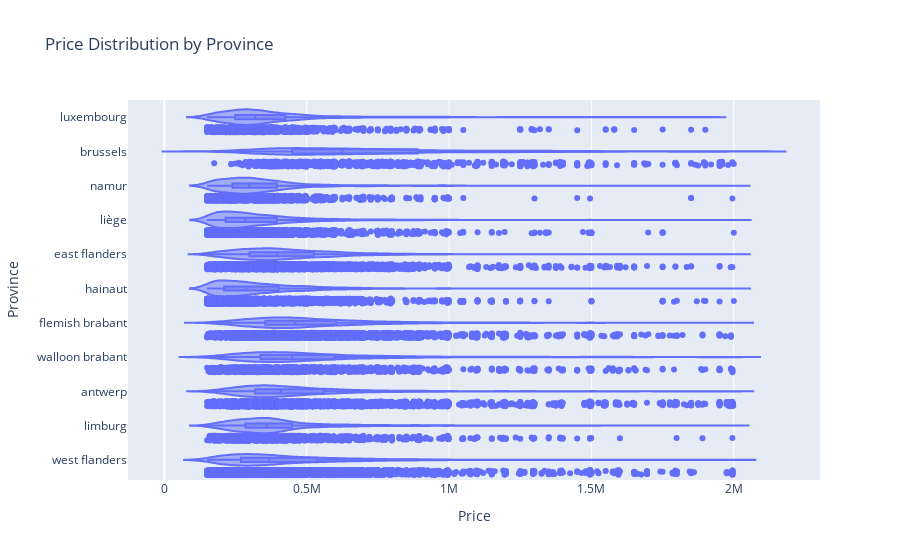

The cell this chart's notebook holds for it:
### Code cell
# Create the violin plot
fig = px.violin(subset, y='province', x='price', box=True,
                points="all", title='Price Distribution by Province')

# Customize the layout
fig.update_layout(yaxis_title='Province', xaxis_title='Price')

# Show the plot
fig.show()

### Figure 1 — Plotly figure (JSON) as saved in the notebook; plotly's stock layout.template omitted (floating-point values rounded to 4 significant figures; data arrays with more than 128 entries replaced by an {"elided": "..."} marker saying what was removed)
{"data": [{"alignmentgroup": "True", "box": {"visible": true}, "hovertemplate": "price=%{x}<br>province=%{y}<extra></extra>", "legendgroup": "", "marker": {"color": "#636efa"}, "name": "", "offsetgroup": "", "orientation": "h", "points": "all", "scalegroup": "True", "showlegend": false, "type": "violin", "x": {"elided": "28094 int values"}, "x0": " ", "xaxis": "x", "y": {"elided": "28094 str values"}, "y0": " ", "yaxis": "y"}], "layout": {"legend": {"tracegroupgap": 0}, "title": {"text": "Price Distribution by Province"}, "violinmode": "group", "xaxis": {"anchor": "y", "domain": [0, 1], "title": {"text": "Price"}}, "yaxis": {"anchor": "x", "domain": [0, 1], "title": {"text": "Province"}}}}
